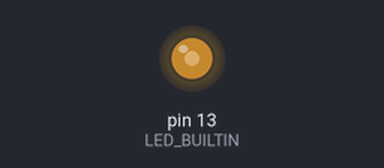
The sketch below on a simulated Arduino Uno, built with avr-gcc and run on an emulated ATmega328P. Shown: output pins drawn as LEDs (lit = HIGH).

Above: at 0.1 s.
Timing chart, 0 to 1.6 s (numbered marks = the images above):
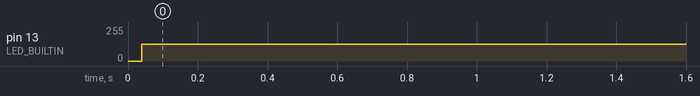

The sketch:

first_FSM.ino
```cpp
/*
   State machine valid states
*/
enum states {
  LED_ON,
  LED_OFF
};

/*
    Initial SM state and functions declaration
*/
enum states state = LED_OFF;

void setup() {
  // put your setup code here, to run once:
  pinMode(LED_BUILTIN, OUTPUT);
}

void loop() {
  // put your main code here, to run repeatedly:
  if(state == LED_OFF) {
    digitalWrite(LED_BUILTIN, HIGH);
    state = LED_ON;
  } else {
    digitalWrite(LED_BUILTIN, LOW);
    state = LED_OFF;
  }
}
```

Measured:
- by itself, pin 13 (LED_BUILTIN): 0/255 → 127/255 at 0.04 s
